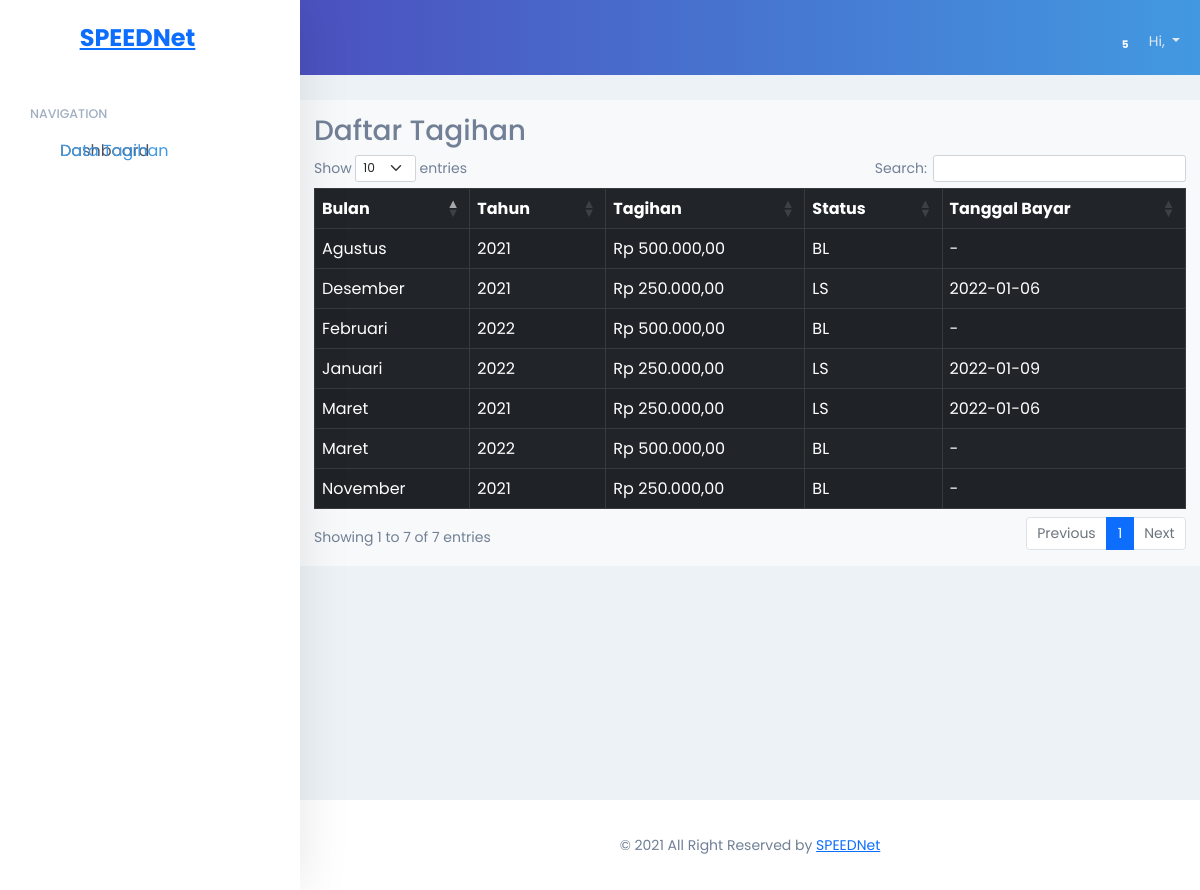
The app's page /client/tagihan/tagihan_client.php with its own data.
### tables this page shows
CREATE TABLE `tb_tagihan` (
  `id_tagihan` int(11) NOT NULL,
  `bulan` varchar(20) NOT NULL,
  `tahun` year(4) NOT NULL,
  `id_pelanggan` int(11) NOT NULL,
  `tagihan` int(11) NOT NULL,
  `status` enum('BL','LS') NOT NULL,
  `tgl_bayar` date NOT NULL
);

### client/tagihan/read.php (the view)
<?php
    include "../../dbconnect.php";
    $pass = $_SESSION['password'];
    $caridata = mysqli_query($conn, "SELECT * FROM tb_pelanggan WHERE password='$pass'");
    $data = mysqli_fetch_assoc($caridata);
    $id_pelanggan = $data['id_pelanggan'];
    $sql = "SELECT * from tb_tagihan WHERE id_pelanggan=$id_pelanggan";
    $query = mysqli_query($conn, $sql);
?>
    <?php foreach ($query as $row):
        if($row["tgl_bayar"] == "0000-00-00"){
            $tanggal = "-";
        }else{
            $tanggal = $row["tgl_bayar"];
        }
    ?>
      <tr>
          <td><?= $row["bulan"] ?></td>
          <td><?= $row["tahun"] ?></td>
          <td><?= "Rp " . number_format($row["tagihan"],2,',','.'); ?></td>
          <td><?= $row["status"] ?></td>
          <td><?= $tanggal ?></td>
      </tr>
      <?php endforeach ?>

### css/style.css (style rules this page uses)
* { padding: 0; margin: 0; }
html, body { color: #718096 !important; font-size: 14px !important; font-family: 'Poppins', sans-serif; background-color: #edf2f7; scroll-behavior: smooth; }

### records on screen
tb_tagihan: bulan "Desember", tahun "2021", tagihan "250.000,00", status "LS", tgl_bayar "2022-01-06"
tb_tagihan: bulan "Maret", tahun "2021", tagihan "250.000,00", status "LS", tgl_bayar "2022-01-06"
tb_tagihan: bulan "November", tahun "2021", tagihan "250.000,00", status "BL", tgl_bayar "-"
tb_tagihan: bulan "Januari", tahun "2022", tagihan "250.000,00", status "LS", tgl_bayar "2022-01-09"
tb_tagihan: bulan "Agustus", tahun "2021", tagihan "500.000,00", status "BL", tgl_bayar "-"
tb_tagihan: bulan "Februari", tahun "2022", tagihan "500.000,00", status "BL", tgl_bayar "-"
tb_tagihan: bulan "Maret", tahun "2022", tagihan "500.000,00", status "BL", tgl_bayar "-"
